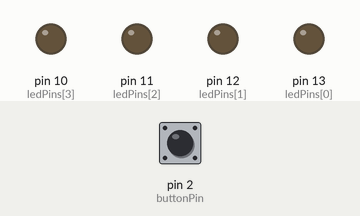
This sketch was run on a simulated Arduino Uno, built with avr-gcc and run on an emulated ATmega328P. On the bench: output pins drawn as LEDs (lit = HIGH). The test bench sets the inputs (shaded band); at power-on: pin 2 (buttonPin) LOW. Random numbers use the default seed unless the sketch sets one.

Above: at 1.2 s.
1.3 s: pin 2 (buttonPin) pulled HIGH for 0.15 s
At 2.8 s:
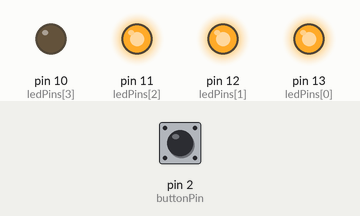
4.3 s: pin 2 (buttonPin) pulled HIGH for 1 s
At 6.5 s:
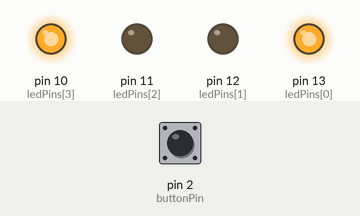
7.3 s: pin 2 (buttonPin) pulled HIGH for 3.2 s
At 8.1 s:
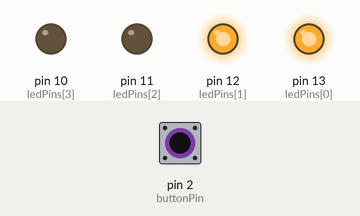
Timing chart, 0 to 10.3 s (numbered marks = the images above; inputs shaded):
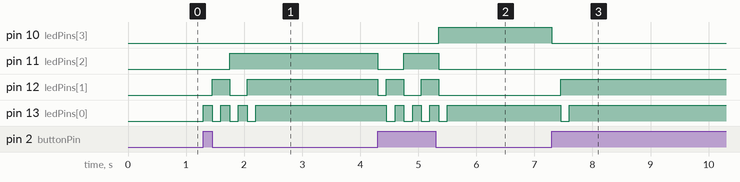

The sketch:

random.ino
```cpp
/*
 * Press a button to increase the count
 * Count is represented in binary on four LEDS

  The circuit:
  - LED attached from pins 13, 12, 11, 10 to ground
  - pushbutton attached to pin 2 from +5V
  - 10K resistor attached to pin 2 from ground

  - Note: on most Arduinos there is already an LED on the board
    attached to pin 13.
*/


const int ceiling = 9;    // max value of the to be represented
const int buttonPin = 2;  // number of the button input pin
const int ledPins[] = {13, 12, 11, 10};       // an array of pin numbers to which LEDs are attached
int ledValues[] = {0, 0, 0, 0};     // an array of values for the LEDs
int pinCount = 4;
int buttonState = 0;
int lastButtonState = buttonState;
int count = 0;

void setup() {
  // the array elements are numbered from 0 to (pinCount - 1).
  // use a for loop to initialize each pin as an output:
  for (int thisPin = 0; thisPin < pinCount; thisPin++) {
    pinMode(ledPins[thisPin], OUTPUT);
  }
  // initialize the pushbutton pin as an input:
  pinMode(buttonPin, INPUT);
}

void loop() {


  // read the state of the pushbutton value:
  buttonState = digitalRead(buttonPin);
  if (buttonState != lastButtonState){

    // check if the pushbutton is pressed. If it is, the buttonState is HIGH:
    if (buttonState == HIGH) {
      int randomNumber = random(0,10);
   /* count++;
      if (count <= ceiling){
        // increase count
        lightUpConfig(0);
      } else {
        // reset to zero
        count = 0;
        resetLights();
      }
      lightUp();*/
      resetLights();
      for (int i =0; i<randomNumber; i++){
        lightUpConfig(0);
        lightUp();
        delay(150);
      }
    }
    lastButtonState = buttonState;
  }
}
void lightUpConfig (int x){
  if (ledValues[x] == 0){
    ledValues[x] = 1;
  } else {
    ledValues[x] = 0;
    x++;
    lightUpConfig(x);
  }
}

void lightUp (){
  for (int thisPin = 0; thisPin < pinCount; thisPin++){
    if (ledValues[thisPin] == 1 ){
      // turn the pin on:
      digitalWrite(ledPins[thisPin], HIGH);
    } else {
      // turn the pin off:
      digitalWrite(ledPins[thisPin], LOW);
    }
  }
}
void resetLights(){
  // reset the LEDs to off.
  for (int thisPin = 0; thisPin < pinCount; thisPin++){
    ledValues[thisPin] = 0;
  }
  lightUp();
}
```

Measured:
- after the input at 1.3 s, pin 11 (ledPins[2]): LOW → HIGH after 0.45 s; pin 12 (ledPins[1]): LOW → HIGH after 0.15 s, → LOW 0.30 s later, → HIGH 0.30 s later; pin 13 (ledPins[0]): alternates HIGH for 0.15 s and LOW for 0.15 s, 7 changes in all, then stays HIGH, starting at once
- after the input at 4.3 s, pin 10 (ledPins[3]): LOW → HIGH after 1.1 s; pin 11 (ledPins[2]): HIGH → LOW at once, → HIGH 0.45 s later, → LOW 0.60 s later
- after the input at 7.3 s, pin 10 (ledPins[3]): HIGH → LOW at once; pin 12 (ledPins[1]): LOW → HIGH after 0.15 s; pin 13 (ledPins[0]): HIGH → LOW after 0.15 s, → HIGH 0.15 s later
